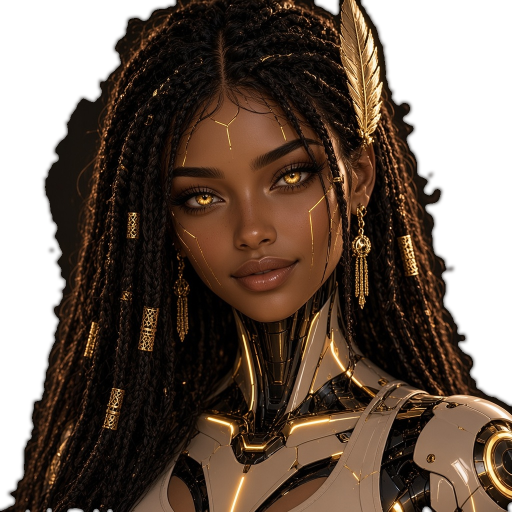
#> input picture android/app/src/main/assets/nova-face-cutout.png, 1024 x 1024 px (shown at 1/2 size)
$ python preview_nova_kids.py
#> lines starting #> are read from the running program, lines starting #| are printed output that depends on the picture; after the words box and inside, x2 and y2 are one past the last pixel; in counts of white or black regions, pixels touching at a corner belong together
#!/usr/bin/env python3
"""Render preview-0.10.54-*.png of Nova on the Kids home (no device needed)."""
from __future__ import annotations
from pathlib import Path
from PIL import Image, ImageDraw, ImageFilter, ImageFont

ROOT = Path(__file__).resolve().parents[1]
DIST = ROOT / "dist"
FACE = ROOT / "app/src/main/assets/nova-face.jpg"
CUTOUT = ROOT / "app/src/main/assets/nova-face-cutout.png"
BASE = DIST / "preview-0.10.51-covers.png"
FX, FY, FW, FH = 0.04, 0.00, 0.92, 0.90
LEX, LEY, LEW, LEH = 0.352, 0.370, 0.108, 0.052
REX, REY, REW, REH = 0.518, 0.344, 0.124, 0.054
MX, MY, MW, MH = 0.418, 0.488, 0.195, 0.070
OX, OY, OW, OH = 0.400, 0.470, 0.235, 0.125
MOUTH_FRAMES = [ROOT / f"app/src/main/assets/nova-mouth-{i}.png" for i in (1, 2, 3)]
LID = (176, 137, 120, 255)

def font(size, bold=False):
    for p in (
        "/usr/share/fonts/truetype/dejavu/DejaVuSans-Bold.ttf" if bold else "/usr/share/fonts/truetype/dejavu/DejaVuSans.ttf",
        "/usr/share/fonts/truetype/liberation/LiberationSans-Bold.ttf" if bold else "/usr/share/fonts/truetype/liberation/LiberationSans-Regular.ttf",
    ):
        if Path(p).exists():
            return ImageFont.truetype(p, size)
    return ImageFont.load_default()

def head_crop(src):
    w, h = src.size
    return src.crop((round(FX * w), round(FY * h), round((FX + FW) * w), round((FY + FH) * h)))

def load_face():
    src_path = CUTOUT if CUTOUT.exists() else FACE
    return Image.open(src_path).convert("RGBA")

def map_box(head, nx, ny, nw, nh):
    bw, bh = head.size
    x, y = (nx - FX) / FW, (ny - FY) / FH
    return (x * bw, y * bh, (x + nw / FW) * bw, (y + nh / FH) * bh)

def apply_gaze(head, gx=0.0, gy=0.0):
    out = head.copy()
    for e in ((LEX, LEY, LEW, LEH), (REX, REY, REW, REH)):
        box = map_box(head, *e)
        l, t, r, b = box
        ox, oy = gx * (r - l) * 0.16, gy * (b - t) * 0.18
        shifted = Image.new("RGBA", head.size, (0, 0, 0, 0))
        shifted.paste(head, (round(ox), round(oy)))
        mask = Image.new("L", head.size, 0)
        ImageDraw.Draw(mask).ellipse(box, fill=255)
        out = Image.composite(shifted, out, mask)
    return out

def apply_mouth(head, open_=0.7):
    """Cross-fade the pre-rendered mouth frames from her own portrait."""
    if open_ <= 0.04:
        return head
    frames = []
    for pth in MOUTH_FRAMES:
        if pth.exists():
            frames.append(Image.open(pth).convert("RGBA"))
    if not frames:
        return head
    if open_ < 0.33:
        a, b, t = 0, 0, (open_ - 0.04) / 0.29
    elif open_ < 0.66:
        a, b, t = 0, 1, (open_ - 0.33) / 0.33
    else:
        a, b, t = 1, 2, (open_ - 0.66) / 0.34
    t = max(0.0, min(1.0, t))
    box = [int(round(v)) for v in map_box(head, OX, OY, OW, OH)]
    out = head.convert("RGBA")
    def paste(idx, alpha):
        if idx >= len(frames) or alpha <= 0:
            return
        im = frames[idx].resize((max(1, box[2] - box[0]), max(1, box[3] - box[1])), Image.Resampling.LANCZOS)
        if alpha < 0.999:
            ch = im.split()
            im = Image.merge("RGBA", (*ch[:3], ch[3].point(lambda v: int(v * alpha))))
        out.alpha_composite(im, (box[0], box[1]))
    if a == b:
        paste(a, t)
    else:
        paste(a, 1.0)
        if t > 0.02:
            paste(b, t)
    return out

def cutout_bubble(head, size, ring=0):
    """Floating cut-out with a soft drop shadow. No circular mask or gold ring."""
    head = head.convert("RGBA").resize((size, size), Image.Resampling.LANCZOS)
    pad = 18
    canvas = Image.new("RGBA", (size + pad * 2, size + pad * 2), (0, 0, 0, 0))
    # 0.10.56: faint silhouette only — no dark disc or ring.
    sh = Image.new("RGBA", canvas.size, (0, 0, 0, 0))
    shadow = head.copy()
    a = shadow.split()[3].point(lambda v: 0)
    shadow = Image.merge("RGBA", (Image.new("L", head.size, 0), Image.new("L", head.size, 0), Image.new("L", head.size, 0), a))
    sh.alpha_composite(shadow, (pad + 3, pad + 4))
    sh = sh.filter(ImageFilter.GaussianBlur(3))
    canvas.alpha_composite(sh)
    canvas.alpha_composite(head, (pad, pad))
    return canvas

def paste_bubble(bg, bubble, margin=36, side="right", y_frac=1.0):
    if side == "left":
        x = margin
    else:
        x = bg.width - bubble.width - margin
    miny, maxy = margin, bg.height - bubble.height - margin
    y = round(miny + max(0.0, min(1.0, y_frac)) * (maxy - miny))
    bg.alpha_composite(bubble, (x, y))
    return x, y

def kids_home(size=None):
    if BASE.exists():
        im = Image.open(BASE).convert("RGBA")
    else:
        im = Image.new("RGBA", (1920, 1080), (18, 22, 36, 255))
    if size and im.size != size:
        im = im.resize(size, Image.Resampling.LANCZOS)
    # Kids-mode banner so the preview is clearly the Kids home
    d = ImageDraw.Draw(im)
    d.rounded_rectangle((36, 24, 420, 88), radius=16, fill=(20, 22, 28, 230), outline=(232, 200, 114, 180), width=2)
    d.text((56, 38), "Kids mode", font=font(36, True), fill=(244, 228, 193, 255))
    return im

def wrap(d, text, x, y, font_, fill, maxw, lh):
    line, yy = "", y
    for word in text.split():
        trial = (line + " " + word).strip()
        if d.textlength(trial, font=font_) <= maxw:
            line = trial
        else:
            d.text((x, yy), line, font=font_, fill=fill)
            yy += lh
            line = word
    if line:
        d.text((x, yy), line, font=font_, fill=fill)
        yy += lh
    return yy

def kids_panel(w, h, title, body, talking=False):
    # Glassy dark card: home shows through, soft gold edge, title is just "Chat".
    card = Image.new("RGBA", (w, h), (0, 0, 0, 0))
    d = ImageDraw.Draw(card)
    d.rounded_rectangle((0, 0, w - 1, h - 1), radius=28, fill=(20, 26, 34, 184), outline=(232, 200, 114, 102), width=2)
    d.text((24, 20), "Chat", font=font(30, True), fill=(242, 246, 250, 255))
    d.rounded_rectangle((w - 170, 18, w - 24, 56), radius=16, fill=(32, 40, 48, 90), outline=(232, 200, 114, 68), width=1)
    d.text((w - 154, 26), "Sound on", font=font(16, True), fill=(232, 200, 114, 255))
    chips = ["Find a game", "How do I play?", "Learning"]
    x, y = 24, 80
    for c in chips:
        tw = d.textlength(c, font=font(16))
        d.rounded_rectangle((x, y, x + tw + 24, y + 36), radius=16, fill=(32, 40, 48, 90), outline=(232, 200, 114, 68), width=1)
        d.text((x + 12, y + 8), c, font=font(16), fill=(242, 246, 250, 255))
        x += int(tw) + 32
    d.rounded_rectangle((24, 132, w - 24, 190), radius=18, fill=(32, 40, 48, 90), outline=(232, 200, 114, 102), width=2)
    d.text((44, 148), "Tell me a joke", font=font(22, True), fill=(232, 200, 114, 255))
    d.rounded_rectangle((24, 206, w - 118, 248), radius=14, fill=(16, 24, 32, 102), outline=(232, 200, 114, 51), width=1)
    d.text((34, 216), "Ask about games or learning…", font=font(16), fill=(184, 192, 200, 160))
    # Mic button (Voice talk)
    d.rounded_rectangle((w - 106, 206, w - 24, 248), radius=14, fill=(32, 40, 48, 110), outline=(232, 200, 114, 140), width=2)
    d.text((w - 92, 216), "Mic", font=font(16, True), fill=(232, 200, 114, 255))
    wrap(d, body, 24, 268, font(18), (236, 240, 244, 255), w - 48, 26)
    # Foot then Ask / Type instead / Hide / Close, matching the 0.10.54 voice-mode panel
    d.text((24, h - 92), "I can help with games, learning, or a joke. For anything else, ask a grown-up.", font=font(13), fill=(138, 152, 164, 255))
    labels = ["Ask", "Type instead", "Hide", "Close"]
    gap, left, right = 8, 24, w - 24
    bw = (right - left - gap * 3) // 4
    for i, lab in enumerate(labels):
        x0 = left + i * (bw + gap)
        d.rounded_rectangle((x0, h - 72, x0 + bw, h - 20), radius=16, fill=(32, 40, 48, 110), outline=(232, 200, 114, 140), width=2)
        tw = d.textlength(lab, font=font(16, True))
        d.text((x0 + (bw - tw) / 2, h - 56), lab, font=font(16, True), fill=(232, 200, 114, 255))
    return card

def place_panel(bg, card, bubble_xy, bubble_w, gap=16):
    bx, by = bubble_xy
    # Open on the opposite side of the bubble.
    if bx < bg.width * 0.5:
        x = bx + bubble_w + gap
    else:
        x = max(36, bx - gap - card.width)
    y = max(36, (bg.height - card.height) // 2)
    # Soft blur of the home under the glass
    region = bg.crop((x, y, x + card.width, y + card.height)).filter(ImageFilter.GaussianBlur(14))
    mask = Image.new("L", card.size, 0)
    ImageDraw.Draw(mask).rounded_rectangle((0, 0, card.width - 1, card.height - 1), radius=28, fill=255)
    glass = Image.new("RGBA", bg.size, (0, 0, 0, 0))
    glass.paste(region, (x, y), mask)
    bg.alpha_composite(glass)
    bg.alpha_composite(card, (x, y))


def place_panel_at(bg, card, x, y):
    y = max(36, y)
    region = bg.crop((x, y, x + card.width, y + card.height)).filter(ImageFilter.GaussianBlur(14))
    mask = Image.new("L", card.size, 0)
    ImageDraw.Draw(mask).rounded_rectangle((0, 0, card.width - 1, card.height - 1), radius=28, fill=255)
    glass = Image.new("RGBA", bg.size, (0, 0, 0, 0))
    glass.paste(region, (x, y), mask)
    bg.alpha_composite(glass)
    bg.alpha_composite(card, (x, y))

def draw_edge_tab(bg, side="right", y_frac=1.0):
    tw, th = 44, 120
    miny, maxy = 36, bg.height - th - 36
    y = round(miny + max(0.0, min(1.0, y_frac)) * (maxy - miny))
    x = 0 if side == "left" else bg.width - tw
    tab = Image.new("RGBA", (tw, th), (0, 0, 0, 0))
    d = ImageDraw.Draw(tab)
    d.rounded_rectangle((0, 0, tw - 1, th - 1), radius=22, fill=(20, 26, 34, 220), outline=(232, 200, 114, 255), width=3)
    # Peek of Nova's face inside the tab
    try:
        src = load_face()
        peek = cutout_bubble(apply_gaze(head_crop(src), 0.12, -0.04), th - 16, ring=0)
        # crop to tab width so she peeks from the edge
        left = 8 if side == "left" else peek.width - (tw - 8)
        cropped = peek.crop((max(0, left), 0, max(0, left) + tw - 8, peek.height))
        tab.alpha_composite(cropped, (4 if side == "left" else 2, 8))
    except Exception:
        pass
    bg.alpha_composite(tab, (x, y))
    return x, y

def main():
    DIST.mkdir(parents=True, exist_ok=True)
    src = load_face()
#> in load_face, returned value is the input picture: PIL image 1024x1024 RGBA; mean R, G, B, A 51, 34.8, 23.2, 190.4
    head = head_crop(src)
    idle = apply_gaze(head, 0.12, -0.04)
#> the loop in apply_gaze, `for e in ((LEX, LEY, LEW, LEH), (REX, REY, REW, REH)):` made 2 passes
#> (l, t, r, b, ox, oy) on passes 1 to 2: (319.5, 379, 430, 432.3, 2.12, -0.384), (489.4, 352.4, 616.4, 407.7, 2.44, -0.398)
#> after the loop in apply_gaze, `for e in ((LEX, LEY, LEW, LEH), (REX, REY, REW, REH)):`:
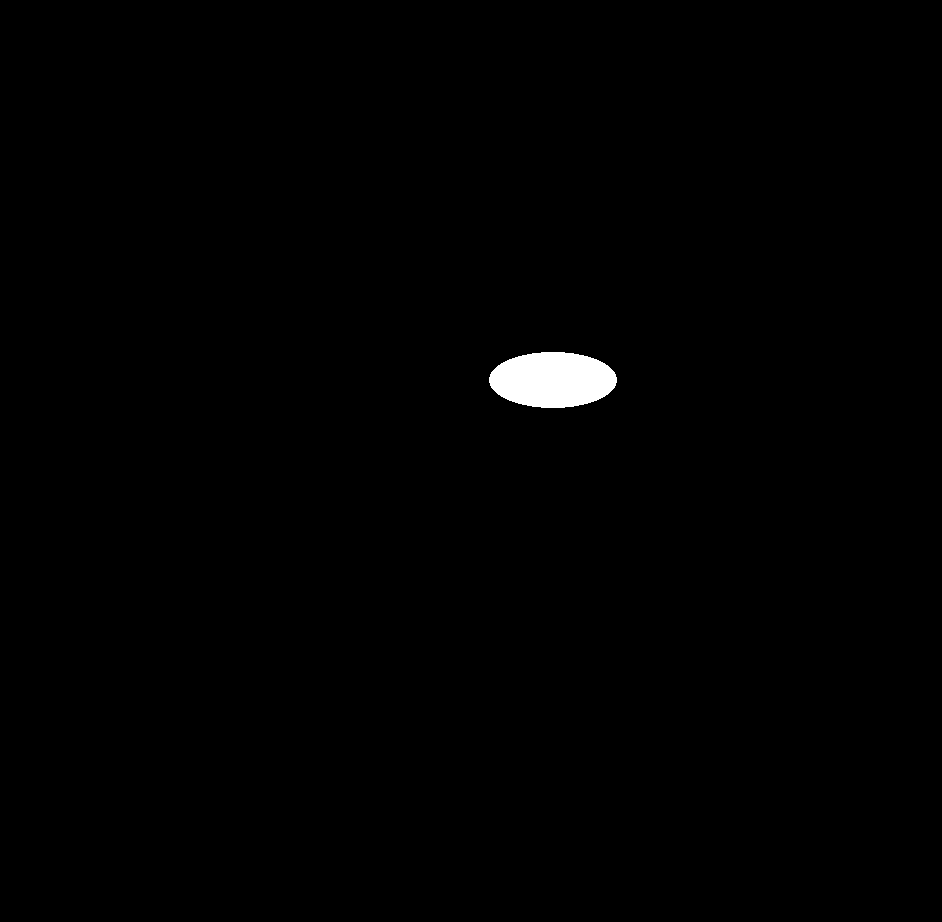
#> mask: PIL image 942x922 L; 0.65% white; 1 white region, box (x1, y1, x2, y2) and area: (489, 352, 617, 408) 5632
#> after the loop in apply_gaze, `for e in ((LEX, LEY, LEW, LEH), (REX, REY, REW, REH)):`:
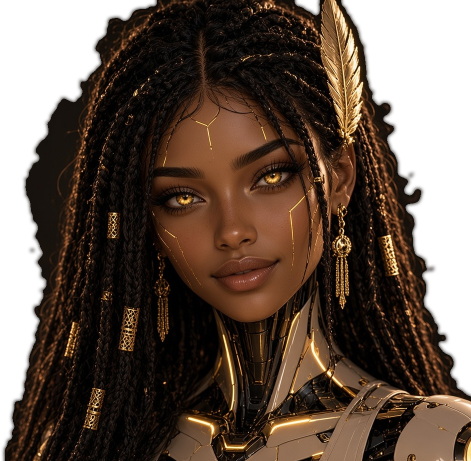
#> shifted: PIL image 942x922 RGBA (shown at 1/2 size); mean R, G, B, A 49.6, 33.1, 21.5, 198.8; transparent parts drawn white
    talk = apply_mouth(apply_gaze(head, -0.15, 0.05), 0.70)
#> call 2 of apply_gaze, with gx = -0.15, gy = 0.05
#> the loop in apply_gaze (call 2), `for e in ((LEX, LEY, LEW, LEH), (REX, REY, REW, REH)):` made 2 passes
#> (l, t, r, b, ox, oy) on passes 1 to 2: (319.5, 379, 430, 432.3, -2.65, 0.479), (489.4, 352.4, 616.4, 407.7, -3.05, 0.498)
#> after the loop in apply_gaze (call 2), `for e in ((LEX, LEY, LEW, LEH), (REX, REY, REW, REH)):`:
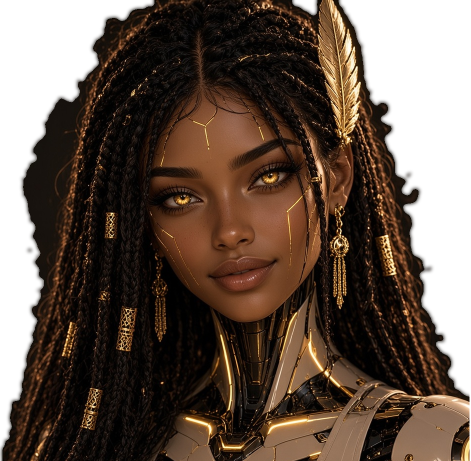
#> shifted: PIL image 942x922 RGBA (shown at 1/2 size); mean R, G, B, A 49.7, 33.1, 21.5, 198.9; transparent parts drawn white
#> in apply_mouth, `frames = []`: frames = []
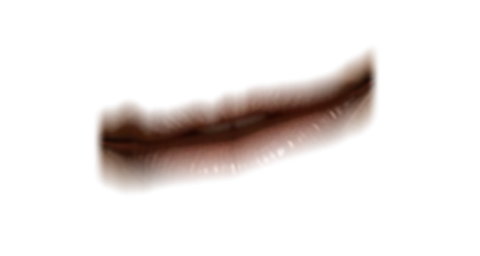
#> input picture android/app/src/main/assets/nova-mouth-1.png, 480 x 256 px
#> in apply_mouth, `box = [int(round(v)) for v in map_box(head, OX, OY, OW, OH)]`: box = [369, 481, 609, 610]

    home = kids_home()
    bub = cutout_bubble(idle, 220, ring=7)
    paste_bubble(home, bub, margin=40)
    out1 = DIST / "preview-0.10.54-kids-home.png"
    home.convert("RGB").save(out1, "PNG")
    print("wrote", out1, home.size)
#| wrote android/dist/preview-0.10.54-kids-home.png (1920, 1080)

    exp = kids_home()
    face = cutout_bubble(talk, 200, ring=7)
#> call 2 of cutout_bubble, with size = 200, ring = 7
#> in cutout_bubble (call 2), `canvas.alpha_composite(head, (pad, pad))`:
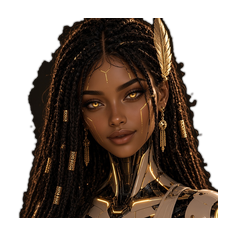
#> canvas: PIL image 236x236 RGBA; mean R, G, B, A 33.3, 22, 14.2, 142.8; transparent parts drawn white
    bx = paste_bubble(exp, face, margin=40)
#> bx = (1644, 804)
    card = kids_panel(1100, 740, "Chat",
        "Hi, I'm Nova! I can help you find a game, talk about the Learning games, or tell you a joke. If you need anything else, ask a grown-up.")
#> the loop in kids_panel, `for c in chips:` made 3 passes
#> (tw, x) on passes 1 to 3: (98.2, 154), (117.3, 303), (69.48, 404)
#> after the loop in kids_panel, `for c in chips:`: x = 404
#> the loop in kids_panel, `for i, lab in enumerate(labels):` made 4 passes
#> tw on passes 1 to 4: 32.56, 114.5, 41.19, 48.62
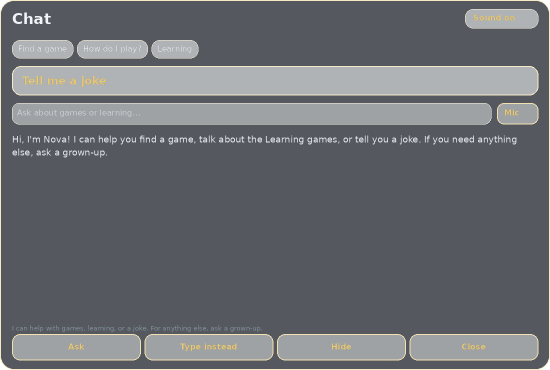
#> card: PIL image 1100x740 RGBA (shown at 1/2 size); mean R, G, B, A 29.4, 34.8, 40.1, 166; transparent parts drawn white
    place_panel(exp, card, bx, face.width)
#> in place_panel, `bx, by = bubble_xy`: bx = 1644; by = 804
#> in place_panel, `x = max(36, bx - gap - card.width)`: x = 528
    out2 = DIST / "preview-0.10.54-kids-expanded.png"
    exp.convert("RGB").save(out2, "PNG")
    print("wrote", out2, exp.size)
#| wrote android/dist/preview-0.10.54-kids-expanded.png (1920, 1080)

    joke = kids_home()
    face2 = cutout_bubble(talk, 200, ring=7)
    bx = paste_bubble(joke, face2, margin=40)
    card2 = kids_panel(1100, 740, "Chat",
        "Why did the banana go to the doctor? It wasn't peeling well.")
#> the loop in kids_panel (call 2), `for c in chips:` made 3 passes
#> the loop in kids_panel (call 2), `for i, lab in enumerate(labels):` made 4 passes
    place_panel(joke, card2, bx, face2.width)
    out3 = DIST / "preview-0.10.54-kids-joke.png"
    joke.convert("RGB").save(out3, "PNG")
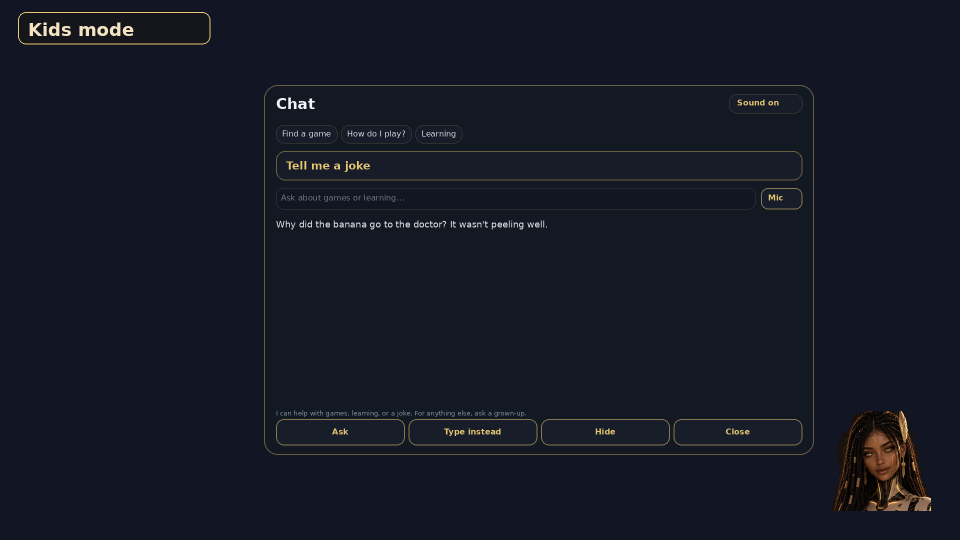
#> saved as preview-0.10.54-kids-joke.png: PIL image 1920x1080 RGB (shown at 1/2 size); mean R, G, B 21.3, 25.4, 36.8
    print("wrote", out3)

    moved = kids_home()
    face3 = cutout_bubble(idle, 200, ring=7)
    bx = paste_bubble(moved, face3, margin=40, side="left", y_frac=0.45)
#> bx = (40, 384)
    card3 = kids_panel(1100, 740, "Chat",
        "Hi, I'm Nova! I can help you find a game, talk about the Learning games, or tell you a joke. If you need anything else, ask a grown-up.")
    place_panel(moved, card3, bx, face3.width)
    out4 = DIST / "preview-0.10.54-kids-moved.png"
    moved.convert("RGB").save(out4, "PNG")
    print("wrote", out4)

    # Near-full-screen portrait + Chat (pinch-out)
    big = kids_home()
    face_n = 520
    faceb = cutout_bubble(talk, face_n, ring=8)
    # Portrait on the right (default edge), Chat fills the left — same as a right-edge bubble going big.
    margin = 40
    fx = big.width - faceb.width - margin
    fy = (big.height - faceb.height) // 2
    cardb = kids_panel(big.width - faceb.width - margin * 3, big.height - 80, "Chat",
        "Hi, I'm Nova! I can help you find a game, talk about the Learning games, or tell you a joke. If you need anything else, ask a grown-up.")
    place_panel_at(big, cardb, margin, (big.height - cardb.height) // 2)
    big.alpha_composite(faceb, (fx, fy))
    out5 = DIST / "preview-0.10.54-kids-big.png"
    big.convert("RGB").save(out5, "PNG")
    print("wrote", out5, big.size)
#| wrote android/dist/preview-0.10.54-kids-big.png (1920, 1080)

    # Double-tap hide: only a tiny edge tab where she was (bottom-right by default)
    hid = kids_home()
    draw_edge_tab(hid, side="right", y_frac=1.0)
    out6 = DIST / "preview-0.10.54-kids-hidden.png"
    hid.convert("RGB").save(out6, "PNG")
    print("wrote", out6)

    # Kids-mode self-update: Wi-Fi & Update badge + "New update ready" popup, no PIN field
    upd = kids_home()
    bubu = cutout_bubble(idle, 200)
    paste_bubble(upd, bubu, margin=40)
    d = ImageDraw.Draw(upd)
    # Wi-Fi & Update strip
    d.rounded_rectangle((480, 24, 1280, 88), radius=16, fill=(20, 22, 28, 230), outline=(232, 200, 114, 180), width=2)
    d.text((500, 38), "Wi-Fi  &  Update", font=font(28, True), fill=(244, 228, 193, 255))
    d.rounded_rectangle((1020, 36, 1260, 76), radius=14, fill=(196, 80, 48, 230), outline=(232, 200, 114, 180), width=1)
    d.text((1036, 44), "UPDATE AVAILABLE", font=font(16, True), fill=(255, 244, 220, 255))
    # Popup — no PIN field
    pw, ph = 820, 420
    px, py = (upd.width - pw) // 2, (upd.height - ph) // 2
    # dim
    dim = Image.new("RGBA", upd.size, (0, 0, 0, 90))
    upd.alpha_composite(dim)
    card = Image.new("RGBA", (pw, ph), (0, 0, 0, 0))
    dc = ImageDraw.Draw(card)
    dc.rounded_rectangle((0, 0, pw - 1, ph - 1), radius=24, fill=(24, 28, 36, 245), outline=(232, 200, 114, 180), width=2)
    dc.text((36, 28), "New update ready", font=font(32, True), fill=(244, 228, 193, 255))
    wrap(dc, "CodeAque 0.10.54 is ready. In Kids mode you can install this CodeAque update without the parent PIN. Leaving Kids mode and Settings still need the PIN.",
         36, 90, font(22), (236, 240, 244, 255), pw - 72, 32)
    dc.rounded_rectangle((36, ph - 120, pw // 2 - 16, ph - 36), radius=18, fill=(32, 40, 48, 200), outline=(232, 200, 114, 200), width=2)
    dc.rounded_rectangle((pw // 2 + 8, ph - 120, pw - 36, ph - 36), radius=18, fill=(32, 40, 48, 160), outline=(232, 200, 114, 120), width=2)
    dc.text((36 + 48, ph - 96), "Update now", font=font(26, True), fill=(232, 200, 114, 255))
    dc.text((pw // 2 + 80, ph - 96), "Later", font=font(26, True), fill=(200, 208, 216, 255))
    upd.alpha_composite(card, (px, py))
    out7 = DIST / "preview-0.10.54-kids-update.png"
    upd.convert("RGB").save(out7, "PNG")
    print("wrote", out7)

    # Double-tap tuck: small cut-out in a corner, still her face (not a gold tab)
    tck = kids_home()
    face_t = cutout_bubble(idle, 120)
    paste_bubble(tck, face_t, margin=16, side="right", y_frac=1.0)
    out8 = DIST / "preview-0.10.54-kids-tucked.png"
    tck.convert("RGB").save(out8, "PNG")
    print("wrote", out8)

    # Full flowing hair close-up (wide crop, cut-out on a dark home colour)
    hair_bg = Image.new("RGBA", (900, 900), (12, 28, 48, 255))
    hair = cutout_bubble(apply_gaze(head_crop(load_face()), 0.08, -0.04), 820)
    hx, hy = (hair_bg.width - hair.width) // 2, (hair_bg.height - hair.height) // 2
    hair_bg.alpha_composite(hair, (hx, hy))
    out9 = DIST / "preview-0.10.54-nova-hair-closeup.png"
    hair_bg.convert("RGB").save(out9, "PNG")
    print("wrote", out9, hair_bg.size)
#| wrote android/dist/preview-0.10.54-nova-hair-closeup.png (900, 900)

if __name__ == "__main__":
    main()
